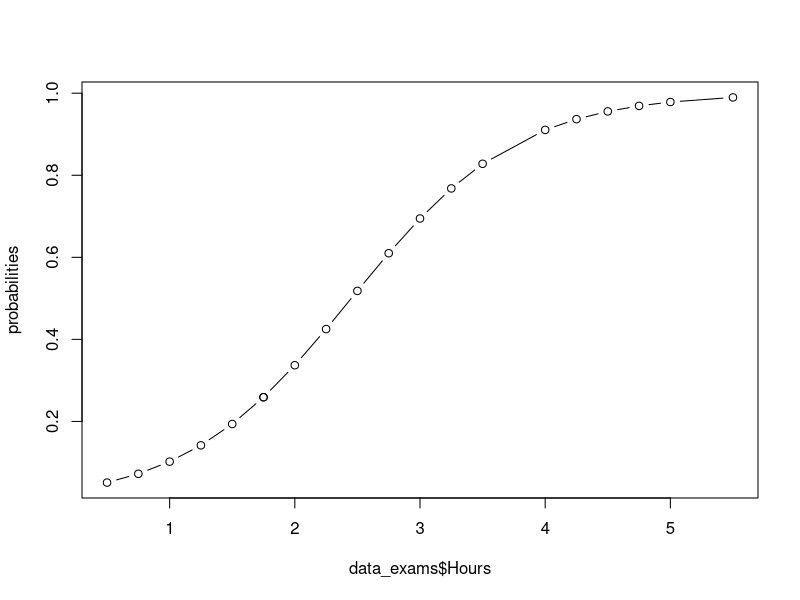
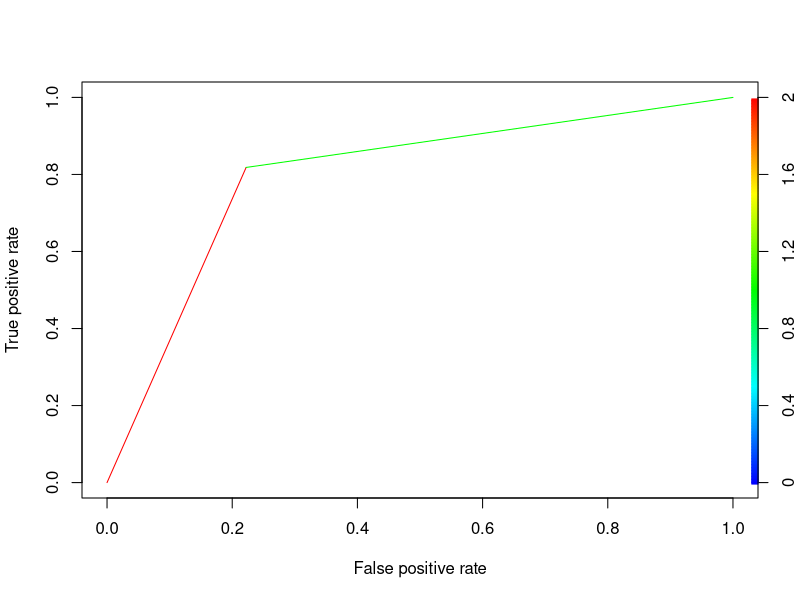

Reproduce these figures in R, in order.
# Logistic regression

# probability to pass or fail an exam depending on hours of study
# data source: Wikipedia
# https://en.wikipedia.org/wiki/Logistic_regression

# set the work directory
setwd('C:\\EK\\work_data')

# read the data and view the resulting data frame
data_exams <- read.csv("PassFail.csv")
View(data_exams)

# data types
str(data_exams)
data_exams$Pass <- as.factor(data_exams$Pass)
str(data_exams)

# build the logistic regression model and examine the results
exam_results <- glm(Pass~Hours, data=data_exams, family=binomial(link="logit"))
summary(exam_results)

# probabilities to pass the exam (in-sample)
probabilities <- predict(exam_results,type='response')
probabilities
plot(data_exams$Hours,probabilities,type='b')

# what is the probability of passing with 2 hours of study ?
Hours <- 2
prob <- predict(exam_results, data.frame(Hours), type='response')
prob
# 0.34 - not too good - must study some more

# One student studies 2.5 hours and another 3.5 hours
Hours <- c(2.5,3.5)
prob <- predict(exam_results, data.frame(Hours), type='response')
prob
# probability to pass is 0.52 for the first and 0.83 for the second

# What if we want to split the students into two groups: 
# "likely to pass" and "likely to fail"
# We need to decide what is high enough probability to pass,
# so any student with a probability to pass that is higher than that threshold
# will be assigned to the "likely to pass" group, otherwise - to the
# "likely to fail" group.

# Usually the threshold that is used is 0.5
# The in-sample predictions
classes <- ifelse( probabilities > 0.5, 1, 0 )
classes

# Out of sample predictions
Hours <- c(2.5,3.5)
prob <- predict(exam_results, data.frame(Hours), type='response')
prob
cls <- ifelse( prob > 0.5, 1, 0 )
cls
# Note that if the threshold is higher, e.g. 0.6, 
# the first student will move to the group of
# "likely to fail"

# How correct were we ?

# confusion matrix (contingency matrix)
table(classes,data_exams$Pass)

accuracy <- mean(classes == data_exams$Pass)

# True Positives (TP)
TP <- sum(classes == data_exams$Pass & classes > 0)

# True Negatives (TN)
TN <- sum(classes == data_exams$Pass & classes <= 0)

# False Positives (FP)
FP <- sum(classes != data_exams$Pass & classes <= 0)

# False Negatives (FN)
FN <- sum(classes != data_exams$Pass & classes > 0)

# True Positive Rate (TPR) = recall
TPR <- TP / (TP + FN)

# False Positive Rate (FPR)
FPR <- FP / (FP + TN)

library(caret)
confusionMatrix(as.factor(classes),data_exams$Pass)

# ROC curve
# TPR versus FPR for different thresholds

library(ROCR)
ROCRpred <- prediction(classes, data_exams$Pass)
ROCRperf <- performance(ROCRpred, 'tpr','fpr')
plot(ROCRperf, colorize = TRUE, text.adj = c(-0.2,1.7))
# The Area Under the Curve (AUC) is an aggregate measure of the 
# classifier performance across all possible thresholds.

# calculate AUC
library(pROC)
auc_value <- auc(data_exams$Pass, classes)
auc_value
